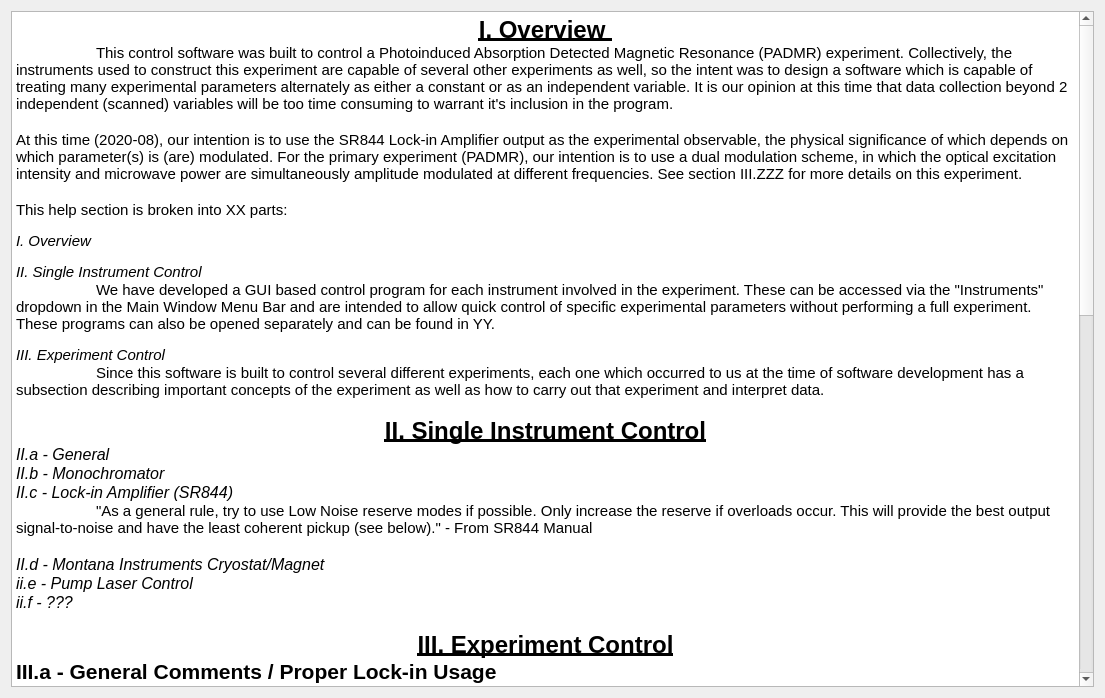
<?xml version="1.0" encoding="UTF-8"?>
<ui version="4.0">
 <class>Form</class>
 <widget class="QWidget" name="Form">
  <property name="geometry">
   <rect>
    <x>0</x>
    <y>0</y>
    <width>1105</width>
    <height>698</height>
   </rect>
  </property>
  <property name="windowTitle">
   <string>Help</string>
  </property>
  <layout class="QGridLayout" name="gridLayout">
   <item row="0" column="0">
    <widget class="QTextBrowser" name="textBrowser">
     <property name="html">
      <string>&lt;!DOCTYPE HTML PUBLIC &quot;-//W3C//DTD HTML 4.0//EN&quot; &quot;http://www.w3.org/TR/REC-html40/strict.dtd&quot;&gt;
&lt;html&gt;&lt;head&gt;&lt;meta name=&quot;qrichtext&quot; content=&quot;1&quot; /&gt;&lt;style type=&quot;text/css&quot;&gt;
p, li { white-space: pre-wrap; }
&lt;/style&gt;&lt;/head&gt;&lt;body style=&quot; font-family:'MS Shell Dlg 2'; font-size:7.8pt; font-weight:400; font-style:normal;&quot;&gt;
&lt;p align=&quot;center&quot; style=&quot; margin-top:0px; margin-bottom:0px; margin-left:0px; margin-right:0px; -qt-block-indent:0; text-indent:0px;&quot;&gt;&lt;span style=&quot; font-family:'Calibri'; font-size:18pt; font-weight:600; text-decoration: underline;&quot;&gt;I. Overview&lt;/span&gt;&lt;span style=&quot; font-size:18pt; font-weight:600; text-decoration: underline;&quot;&gt; &lt;/span&gt;&lt;/p&gt;
&lt;p style=&quot; margin-top:0px; margin-bottom:0px; margin-left:0px; margin-right:0px; -qt-block-indent:0; text-indent:0px;&quot;&gt;&lt;span style=&quot; font-family:'Calibri'; font-size:11pt;&quot;&gt;	This control software was built to control a Photoinduced Absorption Detected Magnetic Resonance (PADMR) experiment. Collectively, the instruments used to construct this experiment are capable of several other experiments as well, so the intent was to design a software which is capable of treating many experimental parameters alternately as either a constant or as an independent variable. It is our opinion at this time that data collection beyond 2 independent (scanned) variables will be too time consuming to warrant it's inclusion in the program. &lt;/span&gt;&lt;/p&gt;
&lt;p style=&quot; margin-top:0px; margin-bottom:0px; margin-left:0px; margin-right:0px; -qt-block-indent:0; text-indent:0px;&quot;&gt;&lt;span style=&quot; font-family:'Calibri'; font-size:11pt;&quot;&gt; &lt;/span&gt;&lt;span style=&quot; font-size:8pt;&quot;&gt; &lt;/span&gt;&lt;/p&gt;
&lt;p style=&quot; margin-top:0px; margin-bottom:0px; margin-left:0px; margin-right:0px; -qt-block-indent:0; text-indent:0px;&quot;&gt;&lt;span style=&quot; font-family:'Calibri'; font-size:11pt;&quot;&gt;At this time (2020-08), our intention is to use the SR844 Lock-in Amplifier output as the experimental observable, the physical significance of which depends on which parameter(s) is (are) modulated. For the primary experiment (PADMR), our intention is to use a dual modulation scheme, in which the optical excitation intensity and microwave power are simultaneously amplitude modulated at different frequencies. See section III.ZZZ for more details on this experiment.&lt;/span&gt;&lt;/p&gt;
&lt;p style=&quot; margin-top:0px; margin-bottom:0px; margin-left:0px; margin-right:0px; -qt-block-indent:0; text-indent:0px;&quot;&gt;&lt;span style=&quot; font-family:'Calibri'; font-size:11pt;&quot;&gt; &lt;/span&gt;&lt;span style=&quot; font-size:8pt;&quot;&gt; &lt;/span&gt;&lt;/p&gt;
&lt;p style=&quot; margin-top:0px; margin-bottom:0px; margin-left:0px; margin-right:0px; -qt-block-indent:0; text-indent:0px;&quot;&gt;&lt;span style=&quot; font-family:'Calibri'; font-size:11pt;&quot;&gt;This help section is broken into XX parts:&lt;/span&gt;&lt;span style=&quot; font-size:8pt;&quot;&gt; &lt;/span&gt;&lt;/p&gt;
&lt;p style=&quot;-qt-paragraph-type:empty; margin-top:0px; margin-bottom:0px; margin-left:0px; margin-right:0px; -qt-block-indent:0; text-indent:0px; font-size:8pt;&quot;&gt;&lt;br /&gt;&lt;/p&gt;
&lt;p style=&quot; margin-top:0px; margin-bottom:0px; margin-left:0px; margin-right:0px; -qt-block-indent:0; text-indent:0px;&quot;&gt;&lt;span style=&quot; font-family:'Calibri'; font-size:11pt; font-style:italic;&quot;&gt;I. Overview&lt;/span&gt;&lt;span style=&quot; font-size:8pt; font-style:italic;&quot;&gt; &lt;/span&gt;&lt;/p&gt;
&lt;p style=&quot;-qt-paragraph-type:empty; margin-top:0px; margin-bottom:0px; margin-left:0px; margin-right:0px; -qt-block-indent:0; text-indent:0px; font-size:8pt;&quot;&gt;&lt;br /&gt;&lt;/p&gt;
&lt;p style=&quot; margin-top:0px; margin-bottom:0px; margin-left:0px; margin-right:0px; -qt-block-indent:0; text-indent:0px;&quot;&gt;&lt;span style=&quot; font-family:'Calibri'; font-size:11pt; font-style:italic;&quot;&gt;II. Single Instrument Control &lt;/span&gt;&lt;/p&gt;
&lt;p style=&quot; margin-top:0px; margin-bottom:0px; margin-left:0px; margin-right:0px; -qt-block-indent:0; text-indent:0px;&quot;&gt;&lt;span style=&quot; font-family:'Calibri'; font-size:11pt;&quot;&gt;	We have developed a GUI based control program for each instrument involved in the experiment. These can be accessed via the &amp;quot;Instruments&amp;quot; dropdown in the Main Window Menu Bar and are intended to allow quick control of specific experimental parameters without performing a full experiment. These programs can also be opened separately and can be found in YY.&lt;/span&gt;&lt;span style=&quot; font-size:8pt;&quot;&gt; &lt;/span&gt;&lt;/p&gt;
&lt;p style=&quot;-qt-paragraph-type:empty; margin-top:0px; margin-bottom:0px; margin-left:0px; margin-right:0px; -qt-block-indent:0; text-indent:0px; font-size:8pt;&quot;&gt;&lt;br /&gt;&lt;/p&gt;
&lt;p style=&quot; margin-top:0px; margin-bottom:0px; margin-left:0px; margin-right:0px; -qt-block-indent:0; text-indent:0px;&quot;&gt;&lt;span style=&quot; font-family:'Calibri'; font-size:11pt; font-style:italic;&quot;&gt;III. Experiment Control&lt;/span&gt;&lt;span style=&quot; font-size:8pt; font-style:italic;&quot;&gt; &lt;/span&gt;&lt;/p&gt;
&lt;p style=&quot; margin-top:0px; margin-bottom:0px; margin-left:0px; margin-right:0px; -qt-block-indent:0; text-indent:0px;&quot;&gt;&lt;span style=&quot; font-family:'Calibri'; font-size:11pt;&quot;&gt;	Since this software is built to control several different experiments, each one which occurred to us at the time of software development has a subsection describing important concepts of the experiment as well as how to carry out that experiment and interpret data.&lt;/span&gt;&lt;span style=&quot; font-size:11pt;&quot;&gt; &lt;/span&gt;&lt;/p&gt;
&lt;p style=&quot;-qt-paragraph-type:empty; margin-top:0px; margin-bottom:0px; margin-left:0px; margin-right:0px; -qt-block-indent:0; text-indent:0px; font-size:11pt;&quot;&gt;&lt;br /&gt;&lt;/p&gt;
&lt;p align=&quot;center&quot; style=&quot; margin-top:0px; margin-bottom:0px; margin-left:0px; margin-right:0px; -qt-block-indent:0; text-indent:0px;&quot;&gt;&lt;span style=&quot; font-family:'Calibri'; font-size:18pt; font-weight:600; text-decoration: underline;&quot;&gt;II. Single Instrument Control&lt;/span&gt;&lt;/p&gt;
&lt;p style=&quot; margin-top:0px; margin-bottom:0px; margin-left:0px; margin-right:0px; -qt-block-indent:0; text-indent:0px;&quot;&gt;&lt;span style=&quot; font-family:'Calibri'; font-size:12pt; font-style:italic;&quot;&gt;II.a - General&lt;/span&gt;&lt;/p&gt;
&lt;p style=&quot; margin-top:0px; margin-bottom:0px; margin-left:0px; margin-right:0px; -qt-block-indent:0; text-indent:0px;&quot;&gt;&lt;span style=&quot; font-family:'Calibri'; font-size:12pt; font-style:italic;&quot;&gt;II.b - Monochromator&lt;/span&gt;&lt;/p&gt;
&lt;p style=&quot; margin-top:0px; margin-bottom:0px; margin-left:0px; margin-right:0px; -qt-block-indent:0; text-indent:0px;&quot;&gt;&lt;span style=&quot; font-family:'Calibri'; font-size:12pt; font-style:italic;&quot;&gt;II.c - Lock-in Amplifier (SR844)&lt;/span&gt;&lt;/p&gt;
&lt;p style=&quot; margin-top:0px; margin-bottom:0px; margin-left:0px; margin-right:0px; -qt-block-indent:0; text-indent:0px;&quot;&gt;&lt;span style=&quot; font-family:'Calibri'; font-size:11pt;&quot;&gt;	&amp;quot;&lt;/span&gt;&lt;span style=&quot; font-size:11pt;&quot;&gt;As a general rule, try to use Low Noise reserve modes if possible. Only increase the reserve if overloads occur. This will provide the best output signal-to-noise and have the least coherent pickup (see below).&amp;quot; - From SR844 Manual&lt;/span&gt;&lt;/p&gt;
&lt;p style=&quot;-qt-paragraph-type:empty; margin-top:0px; margin-bottom:0px; margin-left:0px; margin-right:0px; -qt-block-indent:0; text-indent:0px; font-size:11pt;&quot;&gt;&lt;br /&gt;&lt;/p&gt;
&lt;p style=&quot; margin-top:0px; margin-bottom:0px; margin-left:0px; margin-right:0px; -qt-block-indent:0; text-indent:0px;&quot;&gt;&lt;span style=&quot; font-family:'Calibri'; font-size:12pt; font-style:italic;&quot;&gt;II.d - Montana Instruments Cryostat/Magnet&lt;/span&gt;&lt;/p&gt;
&lt;p style=&quot; margin-top:0px; margin-bottom:0px; margin-left:0px; margin-right:0px; -qt-block-indent:0; text-indent:0px;&quot;&gt;&lt;span style=&quot; font-family:'Calibri'; font-size:12pt; font-style:italic;&quot;&gt;ii.e - Pump Laser Control&lt;/span&gt;&lt;/p&gt;
&lt;p style=&quot; margin-top:0px; margin-bottom:0px; margin-left:0px; margin-right:0px; -qt-block-indent:0; text-indent:0px;&quot;&gt;&lt;span style=&quot; font-family:'Calibri'; font-size:12pt; font-style:italic;&quot;&gt;ii.f - ???&lt;/span&gt;&lt;/p&gt;
&lt;p style=&quot;-qt-paragraph-type:empty; margin-top:0px; margin-bottom:0px; margin-left:0px; margin-right:0px; -qt-block-indent:0; text-indent:0px; font-family:'Calibri'; font-size:12pt; font-style:italic;&quot;&gt;&lt;br /&gt;&lt;/p&gt;
&lt;p align=&quot;center&quot; style=&quot; margin-top:0px; margin-bottom:0px; margin-left:0px; margin-right:0px; -qt-block-indent:0; text-indent:0px;&quot;&gt;&lt;span style=&quot; font-family:'Calibri'; font-size:18pt; font-weight:600; text-decoration: underline;&quot;&gt;III. Experiment Control&lt;/span&gt;&lt;/p&gt;
&lt;p style=&quot; margin-top:0px; margin-bottom:0px; margin-left:0px; margin-right:0px; -qt-block-indent:0; text-indent:0px;&quot;&gt;&lt;span style=&quot; font-family:'Calibri'; font-size:16pt; font-weight:600;&quot;&gt;III.a - General Comments / Proper Lock-in Usage&lt;/span&gt;&lt;/p&gt;
&lt;p style=&quot; margin-top:0px; margin-bottom:0px; margin-left:0px; margin-right:0px; -qt-block-indent:0; text-indent:0px;&quot;&gt;&lt;span style=&quot; font-family:'Calibri'; font-size:12pt; font-style:italic;&quot;&gt;	&lt;/span&gt;&lt;span style=&quot; font-family:'Calibri'; font-size:12pt;&quot;&gt;See section II.c for discussion of lock-in usage&lt;/span&gt;&lt;/p&gt;
&lt;p style=&quot;-qt-paragraph-type:empty; margin-top:0px; margin-bottom:0px; margin-left:0px; margin-right:0px; -qt-block-indent:0; text-indent:0px; font-family:'Calibri'; font-size:12pt;&quot;&gt;&lt;br /&gt;&lt;/p&gt;
&lt;p style=&quot; margin-top:0px; margin-bottom:0px; margin-left:0px; margin-right:0px; -qt-block-indent:0; text-indent:0px;&quot;&gt;&lt;span style=&quot; font-family:'Calibri'; font-size:12pt;&quot;&gt;	Ideally we will allow the user to scan ANY of the parameters and view the lock-in output. All other parameters will be set beforehand. This should be easy to accomplish though there are still some complications with respect to what is being modulated.&lt;/span&gt;&lt;/p&gt;
&lt;p style=&quot;-qt-paragraph-type:empty; margin-top:0px; margin-bottom:0px; margin-left:0px; margin-right:0px; -qt-block-indent:0; text-indent:0px; font-family:'Calibri'; font-size:12pt;&quot;&gt;&lt;br /&gt;&lt;/p&gt;
&lt;p style=&quot; margin-top:0px; margin-bottom:0px; margin-left:0px; margin-right:0px; -qt-block-indent:0; text-indent:0px;&quot;&gt;&lt;span style=&quot; font-family:'Calibri'; font-size:16pt; font-weight:600;&quot;&gt;III.b - xy Experiments&lt;/span&gt;&lt;span style=&quot; font-size:16pt; font-weight:600;&quot;&gt; &lt;/span&gt;&lt;/p&gt;
&lt;p style=&quot;-qt-paragraph-type:empty; margin-top:0px; margin-bottom:0px; margin-left:0px; margin-right:0px; -qt-block-indent:0; text-indent:0px; font-size:12pt; font-style:italic;&quot;&gt;&lt;br /&gt;&lt;/p&gt;
&lt;p style=&quot; margin-top:0px; margin-bottom:0px; margin-left:0px; margin-right:0px; -qt-block-indent:0; text-indent:0px;&quot;&gt;&lt;span style=&quot; font-family:'Calibri'; font-size:14pt; font-weight:600; font-style:italic;&quot;&gt;III.b.i - Optical Absorption (UV/Vis/NIR)&lt;/span&gt;&lt;span style=&quot; font-size:14pt; font-weight:600; font-style:italic;&quot;&gt; &lt;/span&gt;&lt;/p&gt;
&lt;p style=&quot; margin-top:0px; margin-bottom:0px; margin-left:0px; margin-right:0px; -qt-block-indent:0; text-indent:0px;&quot;&gt;&lt;span style=&quot; font-family:'Calibri'; font-size:11pt;&quot;&gt;	Independent Variable - Probe Wavelength&lt;/span&gt;&lt;/p&gt;
&lt;p style=&quot; margin-top:0px; margin-bottom:0px; margin-left:0px; margin-right:0px; -qt-block-indent:0; text-indent:0px;&quot;&gt;&lt;span style=&quot; font-family:'Calibri'; font-size:11pt;&quot;&gt;	Modulated Variable - Probe Amplitude (Mechanical Chopper)&lt;/span&gt;&lt;/p&gt;
&lt;p style=&quot; margin-top:0px; margin-bottom:0px; margin-left:0px; margin-right:0px; -qt-block-indent:0; text-indent:0px;&quot;&gt;&lt;span style=&quot; font-family:'Calibri'; font-size:11pt;&quot;&gt;	Constants - Temperature, Magnetic Field&lt;/span&gt;&lt;/p&gt;
&lt;p style=&quot; margin-top:0px; margin-bottom:0px; margin-left:0px; margin-right:0px; -qt-block-indent:0; text-indent:0px;&quot;&gt;&lt;span style=&quot; font-family:'Calibri'; font-size:11pt;&quot;&gt;	Not Used - RF, Optical Excitation&lt;/span&gt;&lt;/p&gt;
&lt;p style=&quot;-qt-paragraph-type:empty; margin-top:0px; margin-bottom:0px; margin-left:0px; margin-right:0px; -qt-block-indent:0; text-indent:0px; font-family:'Calibri'; font-size:11pt;&quot;&gt;&lt;br /&gt;&lt;/p&gt;
&lt;p style=&quot; margin-top:0px; margin-bottom:0px; margin-left:0px; margin-right:0px; -qt-block-indent:0; text-indent:0px;&quot;&gt;&lt;span style=&quot; font-size:11pt; font-style:italic;&quot;&gt;Concepts -&lt;/span&gt;&lt;/p&gt;
&lt;p style=&quot; margin-top:0px; margin-bottom:0px; margin-left:0px; margin-right:0px; -qt-block-indent:0; text-indent:0px;&quot;&gt;&lt;span style=&quot; font-family:'Calibri'; font-size:11pt;&quot;&gt;	A standard optical absorption experiment measures the intensity of light transmitted through a sample (&lt;/span&gt;&lt;span style=&quot; font-family:'Calibri'; font-size:11pt; font-style:italic;&quot;&gt;I&lt;/span&gt;&lt;span style=&quot; font-family:'Calibri'; font-size:11pt;&quot;&gt;) and compares that to the intensity of light transmitted through a blank (&lt;/span&gt;&lt;span style=&quot; font-family:'Calibri'; font-size:11pt; font-style:italic;&quot;&gt;I&lt;/span&gt;&lt;span style=&quot; font-family:'Calibri'; font-size:11pt; font-style:italic; vertical-align:sub;&quot;&gt;0&lt;/span&gt;&lt;span style=&quot; font-family:'Calibri'; font-size:11pt;&quot;&gt;). This is often reported as Absorbance, A = -log(&lt;/span&gt;&lt;span style=&quot; font-family:'Calibri'; font-size:11pt; font-style:italic;&quot;&gt;I/I&lt;/span&gt;&lt;span style=&quot; font-family:'Calibri'; font-size:11pt; font-style:italic; vertical-align:sub;&quot;&gt;0&lt;/span&gt;&lt;span style=&quot; font-family:'Calibri'; font-size:11pt;&quot;&gt;), though technically this equation assumes that reflectance = zero, which is not necessarily a good assumption with solid phase samples (which generally have nonzero reflectance which may not be effectively blanked). Under some circumstances, a qualitative absorption spectrum (absorbance versus probe wavelength) can still be useful. Further, it may be useful to check the absorbance at a single wavelength occasionally during an experiment to monitor sample integrity.&lt;/span&gt;&lt;/p&gt;
&lt;p style=&quot;-qt-paragraph-type:empty; margin-top:0px; margin-bottom:0px; margin-left:0px; margin-right:0px; -qt-block-indent:0; text-indent:0px; font-family:'Calibri'; font-size:11pt;&quot;&gt;&lt;br /&gt;&lt;/p&gt;
&lt;p style=&quot; margin-top:0px; margin-bottom:0px; margin-left:0px; margin-right:0px; -qt-block-indent:0; text-indent:0px;&quot;&gt;&lt;span style=&quot; font-family:'Calibri'; font-size:11pt;&quot;&gt;	In the simplest absorption spectrometer, monochromatic light is passed through a sample, and it's intensity is measured (as a voltage) with a photodiode. This value is called &lt;/span&gt;&lt;span style=&quot; font-family:'Calibri'; font-size:11pt; font-style:italic;&quot;&gt;I&lt;/span&gt;&lt;span style=&quot; font-family:'Calibri'; font-size:11pt;&quot;&gt;. The same is done in the presence of a blank, and the resulting voltage is called &lt;/span&gt;&lt;span style=&quot; font-family:'Calibri'; font-size:11pt; font-style:italic;&quot;&gt;I&lt;/span&gt;&lt;span style=&quot; font-family:'Calibri'; font-size:11pt; font-style:italic; vertical-align:sub;&quot;&gt;0&lt;/span&gt;&lt;span style=&quot; font-family:'Calibri'; font-size:11pt;&quot;&gt;. Assuming the voltage varies linearly with incident light intensity, these values can be used directly in the equation above. &lt;/span&gt;&lt;/p&gt;
&lt;p style=&quot; margin-top:0px; margin-bottom:0px; margin-left:0px; margin-right:0px; -qt-block-indent:0; text-indent:0px;&quot;&gt;&lt;span style=&quot; font-family:'Calibri'; font-size:11pt;&quot;&gt;	&lt;/span&gt;&lt;/p&gt;
&lt;p style=&quot; margin-top:0px; margin-bottom:0px; margin-left:0px; margin-right:0px; -qt-block-indent:0; text-indent:0px;&quot;&gt;&lt;span style=&quot; font-family:'Calibri'; font-size:11pt;&quot;&gt;	Another method of measuring optical absorption involves using a lock-in amplifier. The probe light is mechanically chopped at some low frequency (e.g. 500 Hz). The chopped light is then passed through a sample (or blank) and subsequently detected by a photodiode (with built-in transimpedance amplifier). Whereas in the simple spectrometer the photodiode signal was essentially constant with respect to time, here it is modulated at the chopping frequency (the shape of the modulation approaches a square wave). The photodiode voltage highs correspond to fully unblocked probe light (&lt;/span&gt;&lt;span style=&quot; font-family:'Calibri'; font-size:11pt; font-style:italic;&quot;&gt;I &lt;/span&gt;&lt;span style=&quot; font-family:'Calibri'; font-size:11pt;&quot;&gt;or&lt;/span&gt;&lt;span style=&quot; font-family:'Calibri'; font-size:11pt; font-style:italic;&quot;&gt; I&lt;/span&gt;&lt;span style=&quot; font-family:'Calibri'; font-size:11pt; font-style:italic; vertical-align:sub;&quot;&gt;0&lt;/span&gt;&lt;span style=&quot; font-family:'Calibri'; font-size:11pt;&quot;&gt;), and the lows correspond to fully blocked probe light (baseline photodiode voltage). If this signal is fed into a lock-in amplifier, and the chopper signal is fed in as the reference frequency, the lock-in amplifier will measure the amplitude of the AC component of the signal. The magnitude (R) of the lock-in amplifier output will correspond to  (&lt;/span&gt;&lt;span style=&quot; font-family:'Calibri'; font-size:11pt; font-style:italic;&quot;&gt;I - &lt;/span&gt;&lt;span style=&quot; font-family:'Calibri'; font-size:11pt;&quot;&gt;baseline)/C if a sample is present, or  (&lt;/span&gt;&lt;span style=&quot; font-family:'Calibri'; font-size:11pt; font-style:italic;&quot;&gt;I&lt;/span&gt;&lt;span style=&quot; font-family:'Calibri'; font-size:11pt; font-style:italic; vertical-align:sub;&quot;&gt;0&lt;/span&gt;&lt;span style=&quot; font-family:'Calibri'; font-size:11pt; font-style:italic;&quot;&gt; - &lt;/span&gt;&lt;span style=&quot; font-family:'Calibri'; font-size:11pt;&quot;&gt;baseline)/C if a blank is present. C is a constant that arises from the math of lock-in amplification and is not discussed here, but it does not vary with probe wavelength &lt;/span&gt;&lt;span style=&quot; font-family:'Calibri'; font-size:11pt; font-weight:600;&quot;&gt;and probably does not vary with modulation frequency (this I am still unsure of&lt;/span&gt;&lt;span style=&quot; font-family:'Calibri'; font-size:11pt;&quot;&gt;). When measured in this way, the lock-in amplifier therefore provides the same information as direct measurement of the photodiode voltage, just scaled by the normalization constant C (note that the photodiode voltage is also not a true intensity, but is scaled by some constant). If Absorbance is then calculated using the lock-in voltage with a sample and blank in place as &lt;/span&gt;&lt;span style=&quot; font-family:'Calibri'; font-size:11pt; font-style:italic;&quot;&gt;I&lt;/span&gt;&lt;span style=&quot; font-family:'Calibri'; font-size:11pt;&quot;&gt; and &lt;/span&gt;&lt;span style=&quot; font-family:'Calibri'; font-size:11pt; font-style:italic;&quot;&gt;I&lt;/span&gt;&lt;span style=&quot; font-family:'Calibri'; font-size:11pt; font-style:italic; vertical-align:sub;&quot;&gt;0&lt;/span&gt;&lt;span style=&quot; font-family:'Calibri'; font-size:11pt;&quot;&gt;, respectively, the constants cancel.&lt;/span&gt;&lt;/p&gt;
&lt;p style=&quot;-qt-paragraph-type:empty; margin-top:0px; margin-bottom:0px; margin-left:0px; margin-right:0px; -qt-block-indent:0; text-indent:0px; font-family:'Calibri'; font-size:11pt;&quot;&gt;&lt;br /&gt;&lt;/p&gt;
&lt;p style=&quot; margin-top:0px; margin-bottom:0px; margin-left:0px; margin-right:0px; -qt-block-indent:0; text-indent:0px;&quot;&gt;&lt;span style=&quot; font-family:'Calibri'; font-size:11pt;&quot;&gt;	Often it is desirable to measure the absorption &lt;/span&gt;&lt;span style=&quot; font-family:'Calibri'; font-size:11pt; font-style:italic;&quot;&gt;spectrum, &lt;/span&gt;&lt;span style=&quot; font-family:'Calibri'; font-size:11pt;&quot;&gt;in which the absorbance of the sample is measured. In this case, the probe wavelength is scanned, and a lock-in measurement taken at each wavelength. The experiment is repeated with a blank, and the resulting lock-in amplitudes are converted to an absorbance at each wavelength.&lt;/span&gt;&lt;/p&gt;
&lt;p style=&quot;-qt-paragraph-type:empty; margin-top:0px; margin-bottom:0px; margin-left:0px; margin-right:0px; -qt-block-indent:0; text-indent:0px; font-family:'Calibri'; font-size:11pt;&quot;&gt;&lt;br /&gt;&lt;/p&gt;
&lt;p style=&quot; margin-top:0px; margin-bottom:0px; margin-left:0px; margin-right:0px; -qt-block-indent:0; text-indent:0px;&quot;&gt;&lt;span style=&quot; font-family:'Calibri'; font-size:12pt; font-style:italic;&quot;&gt;Practice -&lt;/span&gt;&lt;/p&gt;
&lt;p style=&quot; margin-top:0px; margin-bottom:0px; margin-left:0px; margin-right:0px; -qt-block-indent:0; text-indent:0px;&quot;&gt;&lt;span style=&quot; font-family:'Calibri'; font-size:11pt;&quot;&gt;	--Under Construction--&lt;/span&gt;&lt;/p&gt;
&lt;p style=&quot;-qt-paragraph-type:empty; margin-top:0px; margin-bottom:0px; margin-left:0px; margin-right:0px; -qt-block-indent:0; text-indent:0px;&quot;&gt;&lt;br /&gt;&lt;/p&gt;
&lt;p style=&quot; margin-top:0px; margin-bottom:0px; margin-left:0px; margin-right:0px; -qt-block-indent:0; text-indent:0px;&quot;&gt;&lt;span style=&quot; font-family:'Calibri'; font-size:14pt; font-weight:600; font-style:italic;&quot;&gt;III.b.ii - Lifetime Measurements&lt;/span&gt;&lt;/p&gt;
&lt;p style=&quot; margin-top:0px; margin-bottom:0px; margin-left:0px; margin-right:0px; -qt-block-indent:0; text-indent:0px;&quot;&gt;&lt;span style=&quot; font-family:'Calibri'; font-size:12pt;&quot;&gt;		&lt;/span&gt;&lt;span style=&quot; font-family:'Calibri'; font-size:11pt;&quot;&gt;Independent Variable - Pump Modulation Frequency&lt;/span&gt;&lt;/p&gt;
&lt;p style=&quot; margin-top:0px; margin-bottom:0px; margin-left:0px; margin-right:0px; -qt-block-indent:0; text-indent:0px;&quot;&gt;&lt;span style=&quot; font-family:'Calibri'; font-size:11pt;&quot;&gt;		Constants - Probe Wavelength, Temperature, Magnetic Field&lt;/span&gt;&lt;/p&gt;
&lt;p style=&quot; margin-top:0px; margin-bottom:0px; margin-left:0px; margin-right:0px; -qt-block-indent:0; text-indent:0px;&quot;&gt;&lt;span style=&quot; font-family:'Calibri'; font-size:11pt;&quot;&gt;		Not Used - RF&lt;/span&gt;&lt;/p&gt;
&lt;p style=&quot;-qt-paragraph-type:empty; margin-top:0px; margin-bottom:0px; margin-left:0px; margin-right:0px; -qt-block-indent:0; text-indent:0px; font-family:'Calibri'; font-size:12pt;&quot;&gt;&lt;br /&gt;&lt;/p&gt;
&lt;p style=&quot;-qt-paragraph-type:empty; margin-top:0px; margin-bottom:0px; margin-left:0px; margin-right:0px; -qt-block-indent:0; text-indent:0px; font-family:'Calibri'; font-size:12pt;&quot;&gt;&lt;br /&gt;&lt;/p&gt;
&lt;p style=&quot; margin-top:0px; margin-bottom:0px; margin-left:0px; margin-right:0px; -qt-block-indent:0; text-indent:0px;&quot;&gt;&lt;span style=&quot; font-family:'Calibri'; font-size:14pt; font-weight:600; font-style:italic;&quot;&gt;III.b.iii - Photoinduced Absorption (Optical) Spectrum&lt;/span&gt;&lt;/p&gt;
&lt;p style=&quot; margin-top:0px; margin-bottom:0px; margin-left:0px; margin-right:0px; -qt-block-indent:0; text-indent:0px;&quot;&gt;&lt;span style=&quot; font-family:'Calibri'; font-size:12pt;&quot;&gt;		&lt;/span&gt;&lt;span style=&quot; font-family:'Calibri'; font-size:11pt;&quot;&gt;Independent Variable - Probe Wavelength&lt;/span&gt;&lt;/p&gt;
&lt;p style=&quot; margin-top:0px; margin-bottom:0px; margin-left:0px; margin-right:0px; -qt-block-indent:0; text-indent:0px;&quot;&gt;&lt;span style=&quot; font-family:'Calibri'; font-size:11pt;&quot;&gt;		Constants - Pump Modulation Frequency, Temperature, Magnetic Field&lt;/span&gt;&lt;/p&gt;
&lt;p style=&quot; margin-top:0px; margin-bottom:0px; margin-left:0px; margin-right:0px; -qt-block-indent:0; text-indent:0px;&quot;&gt;&lt;span style=&quot; font-family:'Calibri'; font-size:11pt;&quot;&gt;		Not Used - RF&lt;/span&gt;&lt;/p&gt;
&lt;p style=&quot;-qt-paragraph-type:empty; margin-top:0px; margin-bottom:0px; margin-left:0px; margin-right:0px; -qt-block-indent:0; text-indent:0px; font-family:'Calibri'; font-size:12pt;&quot;&gt;&lt;br /&gt;&lt;/p&gt;
&lt;p style=&quot; margin-top:0px; margin-bottom:0px; margin-left:0px; margin-right:0px; -qt-block-indent:0; text-indent:0px;&quot;&gt;&lt;span style=&quot; font-family:'Calibri'; font-size:14pt; font-weight:600; font-style:italic;&quot;&gt;III.b.iii - PADMR (Microwave) Spectrum&lt;/span&gt;&lt;/p&gt;
&lt;p style=&quot; margin-top:0px; margin-bottom:0px; margin-left:0px; margin-right:0px; -qt-block-indent:0; text-indent:0px;&quot;&gt;&lt;span style=&quot; font-family:'Calibri'; font-size:12pt;&quot;&gt;		&lt;/span&gt;&lt;span style=&quot; font-family:'Calibri'; font-size:11pt;&quot;&gt;Independent Variable - Static Magnetic Field &lt;/span&gt;&lt;/p&gt;
&lt;p style=&quot; margin-top:0px; margin-bottom:0px; margin-left:0px; margin-right:0px; -qt-block-indent:0; text-indent:0px;&quot;&gt;&lt;span style=&quot; font-family:'Calibri'; font-size:11pt;&quot;&gt;		Constants - Pump Modulation Frequency, Temperature&lt;/span&gt;&lt;/p&gt;
&lt;p style=&quot; margin-top:0px; margin-bottom:0px; margin-left:0px; margin-right:0px; -qt-block-indent:0; text-indent:0px;&quot;&gt;&lt;span style=&quot; font-family:'Calibri'; font-size:11pt;&quot;&gt;		Not Used - RF&lt;/span&gt;&lt;/p&gt;
&lt;p style=&quot; margin-top:0px; margin-bottom:0px; margin-left:0px; margin-right:0px; -qt-block-indent:0; text-indent:0px;&quot;&gt;&lt;span style=&quot; font-family:'Calibri'; font-size:12pt;&quot;&gt;	&lt;/span&gt;&lt;span style=&quot; font-family:'Calibri'; font-size:11pt;&quot;&gt;This experiment is akin to Field-Swept EPR, except the detection is via lifetime alteration of excited states as a result of RF exposure, rather than microwave power reflected from the cavity.&lt;/span&gt;&lt;/p&gt;
&lt;p style=&quot;-qt-paragraph-type:empty; margin-top:0px; margin-bottom:0px; margin-left:0px; margin-right:0px; -qt-block-indent:0; text-indent:0px; font-family:'Calibri'; font-size:12pt;&quot;&gt;&lt;br /&gt;&lt;/p&gt;
&lt;p style=&quot; margin-top:0px; margin-bottom:0px; margin-left:0px; margin-right:0px; -qt-block-indent:0; text-indent:0px;&quot;&gt;&lt;span style=&quot; font-family:'Calibri'; font-size:16pt; font-weight:600;&quot;&gt;III.c - xyz Experiments&lt;/span&gt;&lt;span style=&quot; font-size:16pt; font-weight:600;&quot;&gt; &lt;/span&gt;&lt;/p&gt;
&lt;p style=&quot;-qt-paragraph-type:empty; margin-top:0px; margin-bottom:0px; margin-left:0px; margin-right:0px; -qt-block-indent:0; text-indent:0px; font-size:12pt; font-style:italic;&quot;&gt;&lt;br /&gt;&lt;/p&gt;
&lt;p align=&quot;center&quot; style=&quot; margin-top:0px; margin-bottom:0px; margin-left:0px; margin-right:0px; -qt-block-indent:0; text-indent:0px;&quot;&gt;&lt;span style=&quot; font-family:'Calibri'; font-size:18pt; font-weight:600; text-decoration: underline;&quot;&gt;IV. Software Layout&lt;/span&gt;&lt;span style=&quot; font-size:18pt; font-weight:600; text-decoration: underline;&quot;&gt; &lt;/span&gt;&lt;/p&gt;
&lt;p style=&quot; margin-top:0px; margin-bottom:0px; margin-left:0px; margin-right:0px; -qt-block-indent:0; text-indent:0px;&quot;&gt;&lt;span style=&quot; font-family:'Calibri'; font-size:12pt; font-style:italic;&quot;&gt;a. How to make changes to the code&lt;/span&gt;&lt;span style=&quot; font-size:12pt; font-style:italic;&quot;&gt; &lt;/span&gt;&lt;/p&gt;
&lt;p style=&quot; margin-top:0px; margin-bottom:0px; margin-left:0px; margin-right:0px; -qt-block-indent:0; text-indent:0px;&quot;&gt;&lt;span style=&quot; font-size:11pt;&quot;&gt;	&lt;/span&gt;&lt;span style=&quot; font-size:11pt; font-style:italic;&quot;&gt;--UNDER CONSTRUCTION--&lt;/span&gt;&lt;/p&gt;
&lt;p style=&quot;-qt-paragraph-type:empty; margin-top:0px; margin-bottom:0px; margin-left:0px; margin-right:0px; -qt-block-indent:0; text-indent:0px; font-size:11pt; font-style:italic;&quot;&gt;&lt;br /&gt;&lt;/p&gt;
&lt;p align=&quot;center&quot; style=&quot; margin-top:0px; margin-bottom:0px; margin-left:0px; margin-right:0px; -qt-block-indent:0; text-indent:0px;&quot;&gt;&lt;span style=&quot; font-family:'Calibri'; font-size:18pt; font-weight:600; text-decoration: underline;&quot;&gt;V. Resources&lt;/span&gt;&lt;span style=&quot; font-size:18pt; font-weight:600; text-decoration: underline;&quot;&gt; &lt;/span&gt;&lt;/p&gt;
&lt;p style=&quot; margin-top:0px; margin-bottom:0px; margin-left:0px; margin-right:0px; -qt-block-indent:0; text-indent:0px;&quot;&gt;&lt;span style=&quot; font-family:'Calibri'; font-size:12pt; font-style:italic;&quot;&gt;a. Python&lt;/span&gt;&lt;span style=&quot; font-size:12pt; font-style:italic;&quot;&gt; &lt;/span&gt;&lt;/p&gt;
&lt;p style=&quot; margin-top:0px; margin-bottom:0px; margin-left:0px; margin-right:0px; -qt-block-indent:0; text-indent:0px;&quot;&gt;&lt;span style=&quot; font-family:'Calibri'; font-size:12pt; font-style:italic;&quot;&gt;b. ODMR Experiments&lt;/span&gt;&lt;span style=&quot; font-size:12pt; font-style:italic;&quot;&gt; &lt;/span&gt;&lt;/p&gt;
&lt;p style=&quot; margin-top:0px; margin-bottom:0px; margin-left:0px; margin-right:0px; -qt-block-indent:0; text-indent:0px;&quot;&gt;&lt;span style=&quot; font-family:'Calibri'; font-size:12pt; font-style:italic;&quot;&gt;c. Instrument Control Manuals&lt;/span&gt;&lt;span style=&quot; font-size:12pt; font-style:italic;&quot;&gt; &lt;/span&gt;&lt;/p&gt;
&lt;p style=&quot;-qt-paragraph-type:empty; margin-top:0px; margin-bottom:0px; margin-left:0px; margin-right:0px; -qt-block-indent:0; text-indent:0px; font-size:12pt; font-style:italic;&quot;&gt;&lt;br /&gt;&lt;/p&gt;
&lt;p align=&quot;center&quot; style=&quot; margin-top:0px; margin-bottom:0px; margin-left:0px; margin-right:0px; -qt-block-indent:0; text-indent:0px;&quot;&gt;&lt;span style=&quot; font-family:'Calibri'; font-size:18pt; font-weight:600; text-decoration: underline;&quot;&gt;VI. Known Improvements that could be made&lt;/span&gt;&lt;span style=&quot; font-size:18pt; font-weight:600; text-decoration: underline;&quot;&gt; &lt;/span&gt;&lt;/p&gt;
&lt;p style=&quot;-qt-paragraph-type:empty; margin-top:0px; margin-bottom:0px; margin-left:0px; margin-right:0px; -qt-block-indent:0; text-indent:0px; font-size:14pt; font-weight:600;&quot;&gt;&lt;br /&gt;&lt;/p&gt;
&lt;p style=&quot; margin-top:0px; margin-bottom:0px; margin-left:0px; margin-right:0px; -qt-block-indent:0; text-indent:0px;&quot;&gt;&lt;span style=&quot; font-size:11pt; font-style:italic;&quot;&gt;Software developed by Ryan Dill&lt;/span&gt;&lt;/p&gt;
&lt;p style=&quot; margin-top:0px; margin-bottom:0px; margin-left:0px; margin-right:0px; -qt-block-indent:0; text-indent:0px;&quot;&gt;&lt;span style=&quot; font-size:11pt; font-style:italic;&quot;&gt;Experimental Design and Construction by Obadiah Reid, Ryan Dill, Justin Johnson, Brian Fluegel, Gajadhar Joshi, and Yilin Shi. &lt;/span&gt;&lt;/p&gt;&lt;/body&gt;&lt;/html&gt;</string>
     </property>
    </widget>
   </item>
  </layout>
 </widget>
 <resources/>
 <connections/>
</ui>
